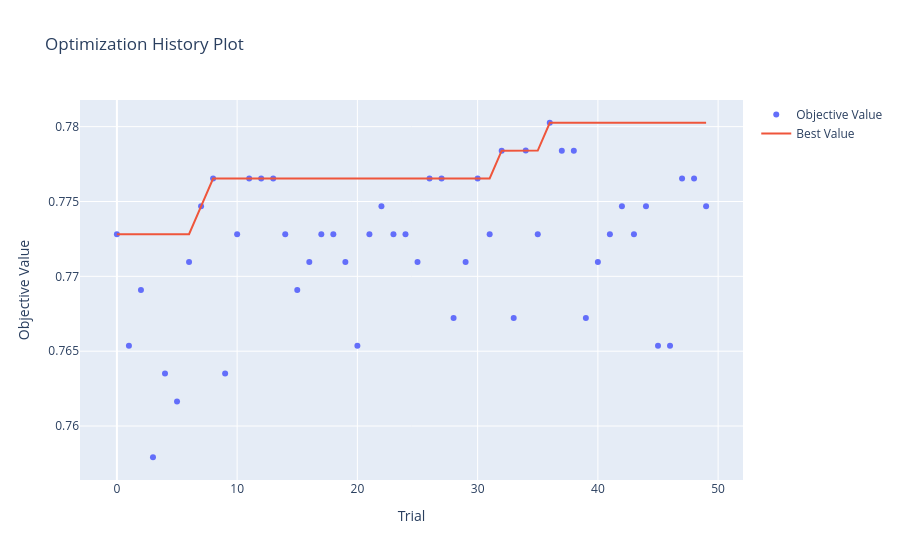

Write notebook code for a chart like this one.
### Markdown cell above
##### optimization_history

### Code cell
plot_optimization_history(study).show()
